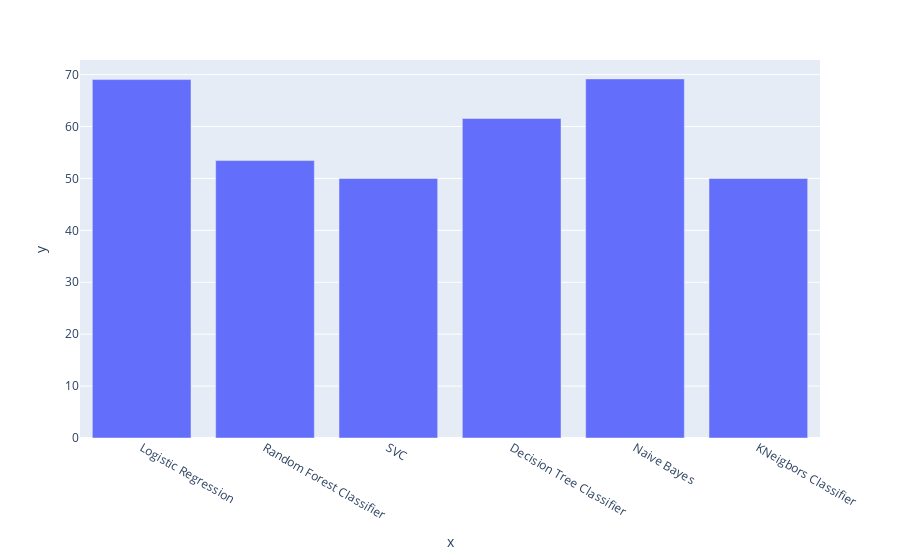

The code cell stored with this chart in its notebook:
### Markdown cell above
#### `Since the dataset is imbalanced we are not using the accuracy score instead F1-Score and ROC AUC Score.

### Code cell
fig = plt.figure(figsize = (10,8))
fig = px.bar(x = metrics['Model Name'], y = metrics['ROC AUC Score'])
fig.show()

### Figure 1 — Plotly figure (JSON) as saved in the notebook; plotly's stock layout.template omitted (floating-point values rounded to 4 significant figures)
{"data": [{"alignmentgroup": "True", "hovertemplate": "x=%{x}<br>y=%{y}<extra></extra>", "legendgroup": "", "marker": {"color": "#636efa", "pattern": {"shape": ""}}, "name": "", "offsetgroup": "", "orientation": "v", "showlegend": false, "textposition": "auto", "type": "bar", "x": ["Logistic Regression", "Random Forest Classifier", "SVC", "Decision Tree Classifier", "Naive Bayes", "KNeigbors Classifier"], "xaxis": "x", "y": [69.04, 53.44, 50, 61.56, 69.17, 50], "yaxis": "y"}], "layout": {"barmode": "relative", "legend": {"tracegroupgap": 0}, "margin": {"t": 60}, "xaxis": {"anchor": "y", "domain": [0, 1], "title": {"text": "x"}}, "yaxis": {"anchor": "x", "domain": [0, 1], "title": {"text": "y"}}}}
